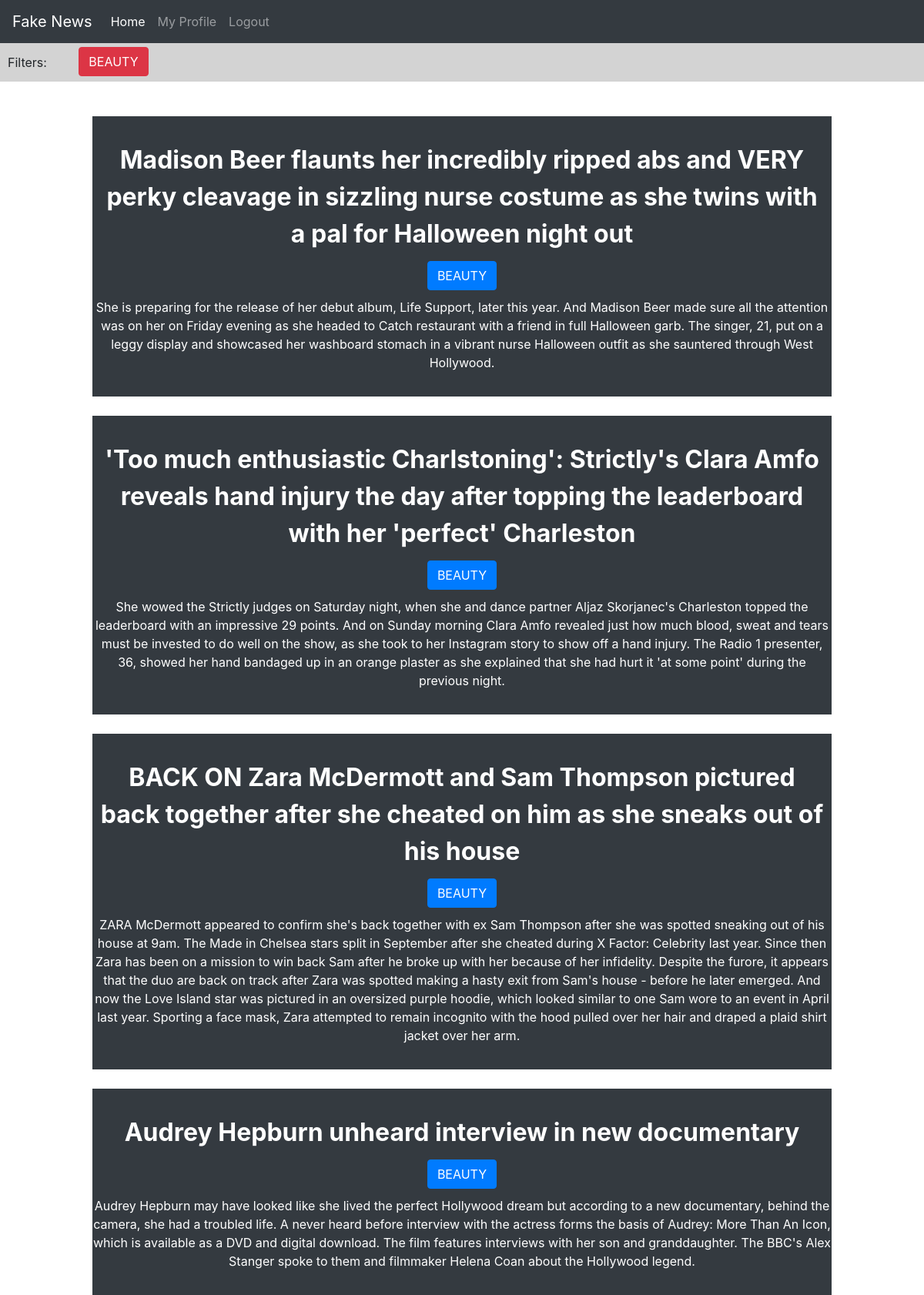
Page /news/ (signed in) on the committed database.
### news/models.py (models this page shows, shortened)
class Article(models.Model):
    content = models.TextField(max_length=1500)
    title = models.TextField(max_length=1500)
    pub_date = models.DateField('Date Published', default=timezone.now)
    category = models.TextField(choices=Category.choices(), max_length=100, null=True)
    ident = models.CharField(max_length=100, blank=True, default=uuid.uuid4, unique=True)

### news/views.py (the view, shortened to what this page needs)
        def auth(request):
            if request.user.is_authenticated:
                return f(request)

### news/views.py (called while the page is built, shortened)
def authenticated(redirect):
    def decorator(f):
        def auth(request):
            if request.user.is_authenticated:
                return f(request)
        return auth
    return decorator

@authenticated(redirect=True)
def landing(request):
    template = loader.get_template('news/articleHome.html')
    user = WebsiteUser.objects.get(user=request.user)
    categories = user.fave_categories
    if categories is None:
        context = {
            'articles': Article.objects.all()
        }
    else:
        categories = ast.literal_eval(categories)
        context = {
            'articles': Article.objects.filter(category__in=categories),
            'categories': categories
        }
    return HttpResponse(template.render(context, request))

### news/templates/news/articleHome.html (shortened to what this page needs)
{% extends "base.html" %}
{% load static %}
{% block content %}
    <div class="filter-index">
        <div class="filters-header-container">
            <p class="filters-header" id="article-filter-header">Filters:</p>
        </div>
        <div class="filters-container" id="article-filters-container">
            {% for category in categories %}
                <button class="btn btn-danger article-filter-but-header" id="filter-button-{{category}}">{{category}}</button>
            {% endfor %}
        </div>
    </div>
    <div class="flex-grid" id="articles-grid">
    {% for article in articles %}
        <div class="item-container bg-dark text-center text-white" id={{article.category}}>
            <div class="my-3 py-3">
                <div>
                    <button class="link display-5 article-header">{{article.title}}</button>
                </div>
                    <button class="btn btn-primary article-cat-but">{{article.category}}</button>
                <div class="article-content">
                    {{article.content}}
                </div>
            </div>
        </div>
    {% endfor %}
    </div>
{% endblock %}

### news/static/news/news.css (style rules this page uses)
.flex-grid { display: flex; margin-top: 20px; flex-wrap: wrap; }
.item-container { margin-bottom: 25px; margin-top: 25px !important; width: 80%; margin: 0 auto; }
.article-header { margin-bottom: 10px; }
.article-cat-but { margin-bottom: 10px; }
.filter-index { display: inline-block; height: 50px; width: 100%; background-color: #D3D3D3; position: relative; }
.article-filter-but-header { margin-left: 10px; float: left; margin-top: 5px; }
.filters-header { position: absolute; top: 50%; transform: translateY(-50%); margin-left: 10px; width: 50px; display: inline-block; }
.filter-index { display: flex; }
.filters-header-container { width: 100px; height: 50px; }
.filters-container { flex-grow: 1; height: 50px; width: 100%; }
.link { background: none; border: none; color: white; font-size: xx-large; font-weight: bold; }

### rows in the picture
Article: title "Madison Beer flaunts her incredibly ripped abs and VERY perky cleavage in sizzling nurse costume as she twins with a pal for Halloween night out", category "BEAUTY", content "She is preparing for the release of her debut album, Life Support, later this year. And Madison Beer made sure all the attention was on her on Friday evening as she headed to Catch restaurant with a friend in full Halloween garb. The singer, 21, put on a leggy display and showcased her washboard stomach in a vibrant nurse Halloween outfit as she sauntered through West Hollywood."
Article: title "'Too much enthusiastic Charlstoning': Strictly's Clara Amfo reveals hand injury the day after topping the leaderboard with her 'perfect' Charleston", category "BEAUTY", content "She wowed the Strictly judges on Saturday night, when she and dance partner Aljaz Skorjanec's Charleston topped the leaderboard with an impressive 29 points. And on Sunday morning Clara Amfo revealed just how much blood, sweat and tears must be invested to do well on the show, as she took to her Instagram story to show off a hand injury. The Radio 1 presenter, 36, showed her hand bandaged up in an orange plaster as she explained that she had hurt it 'at some point' during the previous night."
Article: title "BACK ON Zara McDermott and Sam Thompson pictured back together after she cheated on him as she sneaks out of his house", category "BEAUTY", content "ZARA McDermott appeared to confirm she's back together with ex Sam Thompson after she was spotted sneaking out of his house at 9am. The Made in Chelsea stars split in September after she cheated during X Factor: Celebrity last year. Since then Zara has been on a mission to win back Sam after he broke up with her because of her infidelity. Despite the furore, it appears that the duo are back on track after Zara was spotted making a hasty exit from Sam's house - before he later emerged. And now the Love Island star was pictured in an oversized purple hoodie, which looked similar to one Sam wore to an event in April last year. Sporting a face mask, Zara attempted to remain incognito with the…"
Article: title "Audrey Hepburn unheard interview in new documentary", category "BEAUTY", content "Audrey Hepburn may have looked like she lived the perfect Hollywood dream but according to a new documentary, behind the camera, she had a troubled life. A never heard before interview with the actress forms the basis of Audrey: More Than An Icon, which is available as a DVD and digital download. The film features interviews with her son and granddaughter. The BBC's Alex Stanger spoke to them and filmmaker Helena Coan about the Hollywood legend."

### other values in the picture
{{ category }} "BEAUTY"
